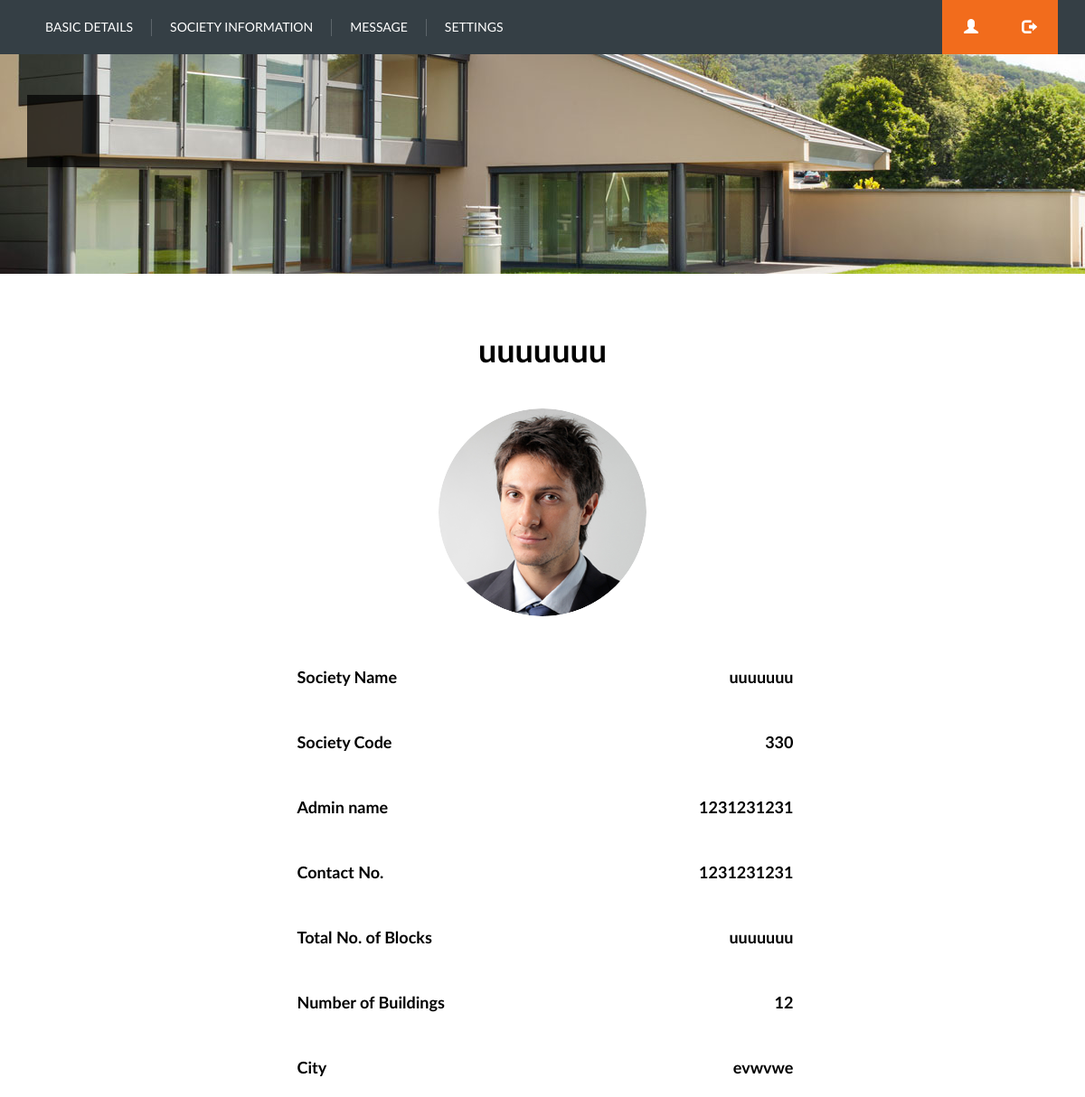
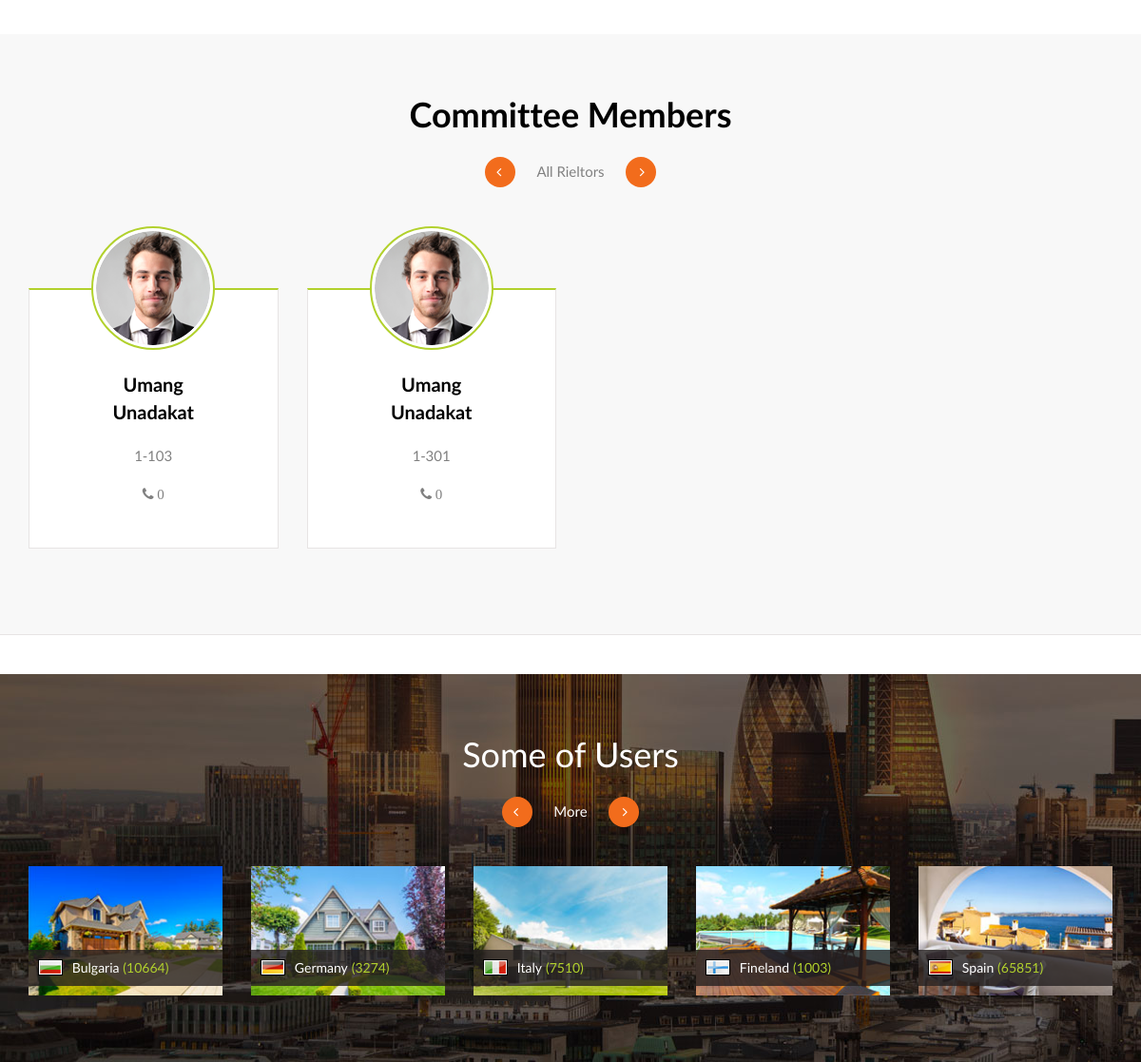
/member-login.php (signed in), run on the app's committed database (2 pictures, top to bottom).
### tables this page shows
CREATE TABLE `users` (
  `Id` int(255) NOT NULL,
  `User_Id` varchar(255) NOT NULL,
  `First_Name` varchar(255) NOT NULL,
  `Last_Name` varchar(255) NOT NULL,
  `Society_Code` int(3) NOT NULL,
  `Block_No` int(255) NOT NULL,
  `Building_No` int(255) NOT NULL,
  `Floor_No` int(255) NOT NULL,
  `Family_Members` int(20) NOT NULL,
  `Password` varchar(20) NOT NULL,
  `Membership` enum('Society Member','Committee Member') NOT NULL DEFAULT 'Society Member',
  `Status` enum('Rent','Permanent','','') NOT NULL DEFAULT 'Permanent',
  `Contact_No` bigint(255) NOT NULL,
  `Profile_Pic` longblob NOT NULL
);

### member-login.php (the view, shortened to what this page needs)
<?php
	require('dbconnect.php');
	$Scode = $_SESSION['Scode'];
 ?>
<!DOCTYPE html>
<html>
<head>
	<link rel="stylesheet" type="text/css" media="screen" href="css/lib/bootstrap/bootstrap.min.css">
	<link rel="stylesheet" type="text/css" media="screen" href="fonts/font-awesome-4.4.0/css/font-awesome.min.css">
	<link rel="stylesheet" type="text/css" media="screen" href="vendors/jquery-ui-1.11.4/jquery-ui.min.css">
	<link rel="stylesheet" type="text/css" media="screen" href="vendors/jcarousel/css/jquery.jcarousel.css">
	<link rel="stylesheet" type="text/css" media="screen" href="css/style.css" />
</head>
<body>
	<?php
		require('header-user.php');
	?>
	<div class="home-banner style-4">
    <div class="container">
      <div class="banner-content">
        <div class="banner-message">
        </div>
      </div>
    </div>
</div>
    	<div id="content" class="container-fluid">
			<div class="container">
				<div class="row">
					<div class="col-sm-12">
						<h2 class="block-title"><?php echo $_SESSION['Sname']; ?></h2><br>
						<div class="our-team-container">
							<div class="row">
								<div class="col-sm-12">
									<div class="our-team-item">
										<div class="preview">
											<img src="media/images/our-team/3.png" alt="">
										</div>
										<div class="container">
											<div class="row">
												<div class="col-sm-12">
													<div class="row">
														<div class="col-sm-6 col-sm-offset-3">
															<div class="parameters-block">
																<ul class="parameters-listing">
																	<li>
																		<h5><span class="left">Society Name</span></h5>
																		<h5><span class="right"><?php echo $_SESSION['Sname']; ?></span></h5>
																	</li>
																	<br>
																	<li>
																		<h5><span class="left">Society Code</span></h5>
																		<h5><span class="right"><?php echo $_SESSION['Scode']; ?></span></h5>
																	</li>
																	<br>
																	<li>
																		<h5><span class="left">Admin name</span></h5>
																		<h5><span class="right"><?php echo $_SESSION['Adname']; ?></span></h5>
																	</li>
																	<br>
																	<li>
																		<h5><span class="left">Contact No.</span></h5>
																		<h5><span class="right"><?php echo $_SESSION['Contact']; ?></span></h5>
																	</li>
																	<br>
																	<li>
																		<h5><span class="left">Total No. of Blocks</span></h5>
																		<h5><span class="right"><?php echo $_SESSION['Sname']; ?></span></h5>
																	</li>
																	<br>
																	<li>
																		<h5><span class="left">Number of Buildings</span></h5>
																		<h5><span class="right"><?php echo $_SESSION['NoBuilding']; ?></span></h5>
																	</li>
																	<br>
																	<li>
																		<h5><span class="left">City</span></h5>
																		<h5><span class="right"><?php echo $_SESSION['City']; ?></span></h5>
																	</li>
																</ul><br>
															</div>
														</div>
													</div>
												</div>
											</div>
										</div>
									</div>
								</div>
							</div>
						</div>
					</div>
				</div>
			</div>
		</div>
		<div class="row">
			<div class="our-agents gray-bg">
				<div class="container">
					<h2 class="block-title">Committee Members</h2>
					<div class="best-agents style-1">
						<div class="jcarousel-arrows">
							<a href="#" class="prev-slide"><i class="fa fa-angle-left"></i></a>
							<span class="text">All Rieltors</span>
							<a href="#" class="next-slide"><i class="fa fa-angle-right"></i></a>
						</div>
						<div class="ag-carousel carousel">
							<ul>
								<?php
									$sql = "SELECT * FROM users WHERE Society_Code = '$Scode' AND Membership = 'Committee Member'";
									$result = mysqli_query($conn,$sql);
									while($r = mysqli_fetch_assoc($result))
									{
										?>
										<li>
											<div class="item">
												<div class="heading">
													<div class="preview">
														<img src="media/images/agency/1.png" alt="">
													</div>
													<span class="name"><?php echo $r['First_Name'];?></span>
													<span class="name"><?php echo $r['Last_Name'];?></span><br>
													<span class="properties"><?php echo $r['User_Id'];?></span>
													<span class="properties"><i class="fa fa-phone"><?php echo " ".$r['Contact_No'];?></i></span>
												</div>
											</div>
										</li>
										<?php
									}
								?>
							</ul>
						</div>
					</div>
				</div>
			</div>
		</div>
	</div>
	<br><br>
  		<?php
    		require('some-users.php');
  		?>
</body>
</html>

### data on the page
users: First_Name "Umang", Last_Name "Unadakat", User_Id "1-103", Contact_No "0"
users: First_Name "Umang", Last_Name "Unadakat", User_Id "1-301", Contact_No "0"

### other printed values
$_SESSION['Sname'] "uuuuuuu"
$_SESSION['Scode'] "330"
$_SESSION['Adname'] "1231231231"
$_SESSION['Contact'] "1231231231"
$_SESSION['NoBuilding'] "12"
$_SESSION['City'] "evwvwe"
